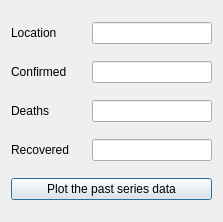
<?xml version="1.0" encoding="UTF-8"?>
<ui version="4.0">
 <class>Dialog</class>
 <widget class="QDialog" name="Dialog">
  <property name="geometry">
   <rect>
    <x>0</x>
    <y>0</y>
    <width>223</width>
    <height>222</height>
   </rect>
  </property>
  <property name="windowTitle">
   <string>Dialog</string>
  </property>
  <layout class="QHBoxLayout" name="horizontalLayout_6">
   <item>
    <layout class="QHBoxLayout" name="horizontalLayout_5" stretch="0">
     <item>
      <layout class="QVBoxLayout" name="verticalLayout">
       <item>
        <layout class="QHBoxLayout" name="horizontalLayout">
         <item>
          <widget class="QLabel" name="label">
           <property name="text">
            <string>Location</string>
           </property>
          </widget>
         </item>
         <item>
          <widget class="QLineEdit" name="countrylineEdit">
           <property name="minimumSize">
            <size>
             <width>120</width>
             <height>0</height>
            </size>
           </property>
           <property name="maximumSize">
            <size>
             <width>120</width>
             <height>16777215</height>
            </size>
           </property>
          </widget>
         </item>
        </layout>
       </item>
       <item>
        <layout class="QHBoxLayout" name="horizontalLayout_2">
         <item>
          <widget class="QLabel" name="label_2">
           <property name="text">
            <string>Confirmed</string>
           </property>
          </widget>
         </item>
         <item>
          <widget class="QLineEdit" name="ConfiredlineEdit">
           <property name="minimumSize">
            <size>
             <width>120</width>
             <height>0</height>
            </size>
           </property>
           <property name="maximumSize">
            <size>
             <width>120</width>
             <height>16777215</height>
            </size>
           </property>
          </widget>
         </item>
        </layout>
       </item>
       <item>
        <layout class="QHBoxLayout" name="horizontalLayout_3">
         <item>
          <widget class="QLabel" name="label_3">
           <property name="text">
            <string>Deaths</string>
           </property>
          </widget>
         </item>
         <item>
          <widget class="QLineEdit" name="DeathslineEdit">
           <property name="minimumSize">
            <size>
             <width>120</width>
             <height>0</height>
            </size>
           </property>
           <property name="maximumSize">
            <size>
             <width>100</width>
             <height>16777215</height>
            </size>
           </property>
          </widget>
         </item>
        </layout>
       </item>
       <item>
        <layout class="QHBoxLayout" name="horizontalLayout_4">
         <item>
          <widget class="QLabel" name="label_4">
           <property name="text">
            <string>Recovered</string>
           </property>
          </widget>
         </item>
         <item>
          <widget class="QLineEdit" name="RecoveredlineEdit">
           <property name="minimumSize">
            <size>
             <width>120</width>
             <height>0</height>
            </size>
           </property>
           <property name="maximumSize">
            <size>
             <width>100</width>
             <height>16777215</height>
            </size>
           </property>
          </widget>
         </item>
        </layout>
       </item>
       <item>
        <widget class="QPushButton" name="plotbotton">
         <property name="text">
          <string>Plot the past series data</string>
         </property>
        </widget>
       </item>
      </layout>
     </item>
    </layout>
   </item>
  </layout>
 </widget>
 <resources/>
 <connections/>
</ui>
